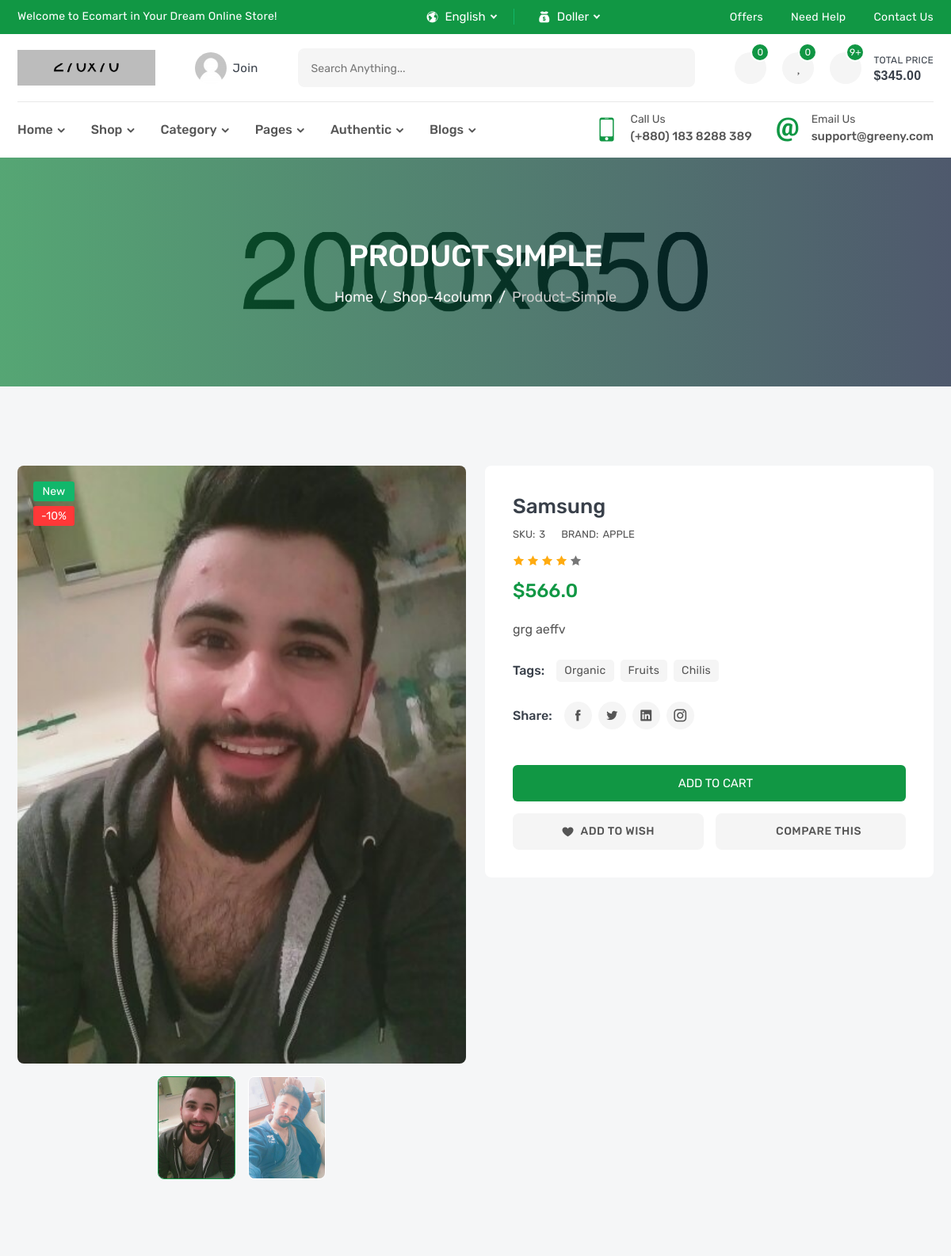
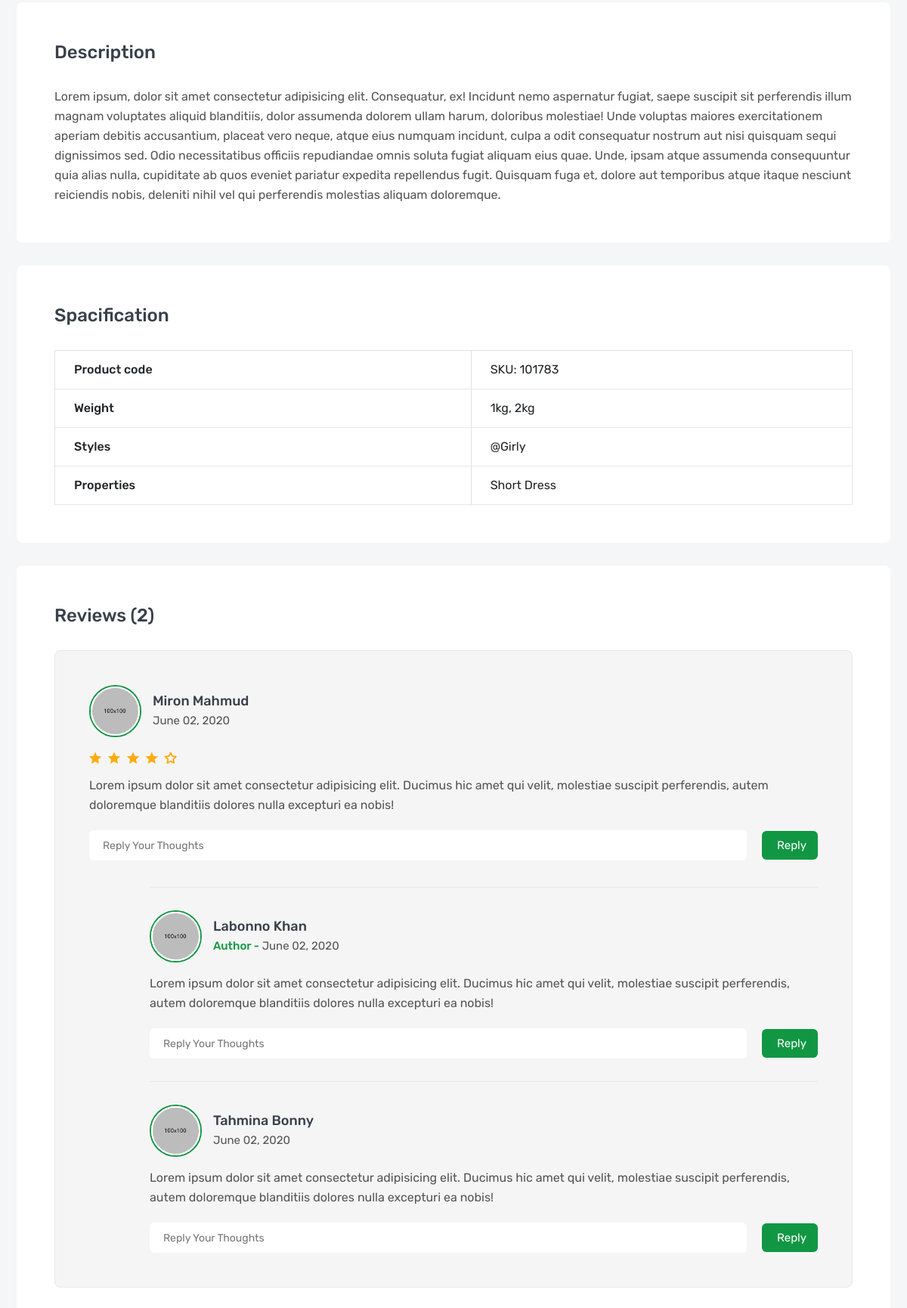
Page /products/samsung (upper part) on the committed database (2 pictures, top to bottom).
### products/models.py (models this page shows, shortened)
class Product(models.Model):
    name = models.CharField(_('name'),max_length=100)
    description = models.TextField(_('decsription'),max_length=30000)
    sku = models.IntegerField(_('sku'))
    price = models.FloatField(_('price'))
    subtitle = models.TextField(_('subtitle'),max_length=600)
    image = models.ImageField(_('image'),upload_to='products')
    brand = models.ForeignKey('Brand',verbose_name=_('brand'),on_delete=models.CASCADE,related_name='product_brand')
    flag = models.CharField(_('Flag'),max_length=20,choices=FLAG_TYPE)
    tags = TaggableManager()
    slug = models.SlugField(null=True,blank=True)
    def __str__(self):
        return self.name

class ProductsImages(models.Model):
    product = models.ForeignKey(Product,verbose_name=_('product'),related_name='product_images',on_delete=models.CASCADE)
    image = models.ImageField(_('image'),upload_to='product_images')

class Brand(models.Model):
    name = models.CharField(_('name'),max_length=100)
    image = models.ImageField(_('image'),upload_to='brand')
    slug = models.SlugField(null=True,blank=True)
    def __str__(self):
        return self.name

### products/views.py (the view)
# urls.py: path('<slug:slug>',ProductDetail.as_view(),name = 'product_detail'),
class ProductDetail(generic.DetailView):
    model = Product

### products/templates/products/product_detail.html (shortened to what this page needs)
{% extends 'base.html'  %}
{% load static %}
{% block css %}
    <link rel="stylesheet" href="{% static 'ltr/css/product-details.css' %}">
{% endblock css %}
{% block body %}
        <section class="single-banner inner-section" style="background: url(images/single-banner.jpg) no-repeat center;">
            <div class="container">
                <h2>product simple</h2>
                <ol class="breadcrumb">
                    <li class="breadcrumb-item"><a href="index.html">Home</a></li>
                    <li class="breadcrumb-item"><a href="shop-4column.html">shop-4column</a></li>
                    <li class="breadcrumb-item active" aria-current="page">product-simple</li>
                </ol>
            </div>
        </section>
        <section class="inner-section">
            <div class="container">
                <div class="row">
                    <div class="col-lg-6">
                        <div class="details-gallery">
                            <div class="details-label-group">
                                <label class="details-label new">{{object.flag}}</label>
                                <label class="details-label off">-10%</label>
                            </div>
                            <ul class="details-preview">
                                {% for image in object.product_images.all %}
                                <li><img src="{{image.image.url}}" alt="product"></li>
                                {% endfor %}
                            </ul>
                            <ul class="details-thumb">
                                {% for image in object.product_images.all %}
                                <li><img src="{{image.image.url}}" alt="product"></li>
                                {% endfor %}
                            </ul>
                        </div>
                    </div>
                    <div class="col-lg-6">
                        <div class="details-content">
                            <h3 class="details-name"><a href="#">{{object}}</a></h3>
                            <div class="details-meta">
                                <p>SKU:<span>{{object.sku}}</span></p>
                                <p>BRAND:<a href="#">{{object.brand}}</a></p>
                            </div>
                            <div class="details-rating">
                                <i class="active icofont-star"></i>
                                <i class="active icofont-star"></i>
                                <i class="active icofont-star"></i>
                                <i class="active icofont-star"></i>
                                <i class="icofont-star"></i>
                            </div>
                            <h3 class="details-price">
                                <span>${{object.price}}</span>
                            </h3>
                            <p class="details-desc">{{object.subtitle}}</p>
                            <div class="details-list-group">
                                <label class="details-list-title">tags:</label>
                                <ul class="details-tag-list">
                                    <li><a href="#">organic</a></li>
                                    <li><a href="#">fruits</a></li>
                                    <li><a href="#">chilis</a></li>
                                </ul>
                            </div>
                            <div class="details-list-group">
                                <label class="details-list-title">Share:</label>
                                <ul class="details-share-list">
                                    <li><a href="#" class="icofont-facebook" title="Facebook"></a></li>
                                    <li><a href="#" class="icofont-twitter" title="Twitter"></a></li>
                                    <li><a href="#" class="icofont-linkedin" title="Linkedin"></a></li>
                                    <li><a href="#" class="icofont-instagram" title="Instagram"></a></li>
                                </ul>
                            </div>
                            <div class="details-add-group">
                                <button class="product-add" title="Add to Cart">
                                    <i class="fas fa-shopping-basket"></i>
                                    <span>add to cart</span>
                                </button>
                            </div>
                            <div class="details-action-group">
                                <a class="details-wish wish" href="#" title="Add Your Wishlist">
                                    <i class="icofont-heart"></i>
                                    <span>add to wish</span>
                                </a>
                                <a class="details-compare" href="compare.html" title="Compare This Item">
                                    <i class="fas fa-random"></i>
                                    <span>Compare This</span>
                                </a>
                            </div>
                        </div>
                    </div>
                </div>
            </div>
        </section>
        <section class="inner-section">
            <div class="container">
                <div class="row">
                    <div class="col-lg-12">
                        <div class="product-details-frame">
                            <h3 class="frame-title">Description</h3>
                            <div class="tab-descrip">
                                <p>Lorem ipsum, dolor sit amet consectetur adipisicing elit. Consequatur, ex! Incidunt nemo aspernatur fugiat, saepe suscipit sit perferendis illum magnam voluptates aliquid blanditiis, dolor assumenda dolorem ullam harum, doloribus molestiae! Unde voluptas maiores exercitationem aperiam debitis accusantium, placeat vero neque, atque eius numquam incidunt, culpa a odit consequatur nostrum aut nisi quisquam sequi dignissimos sed. Odio necessitatibus officiis repudiandae omnis soluta fugiat aliquam eius quae. Unde, ipsam atque assumenda consequuntur quia alias nulla, cupiditate ab quos eveniet pariatur expedita repellendus fugit. Quisquam fuga et, dolore aut temporibus atque itaque nesciunt reiciendis nobis, deleniti nihil vel qui perferendis molestias aliquam doloremque.</p>
                            </div>
                        </div>
                        <div class="product-details-frame">
                            <h3 class="frame-title">Spacification</h3>
                            <table class="table table-bordered">
                                <tbody>
                                    <tr>
                                        <th scope="row">Product code</th>
                                        <td>SKU: 101783</td>
                                    </tr>
                                    <tr>
                                        <th scope="row">Weight</th>
                                        <td>1kg, 2kg</td>
                                    </tr>
                                    <tr>
                                        <th scope="row">Styles</th>
                                        <td>@Girly</td>
                                    </tr>
                                    <tr>
                                        <th scope="row">Properties</th>
                                        <td>Short Dress</td>
                                    </tr>
                                </tbody>
                            </table>
                        </div>
                        <div class="product-details-frame">
                            <h3 class="frame-title">Reviews (2)</h3>
                            <ul class="review-list">
                                <li class="review-item">
                                    <div class="review-media">
                                        <a class="review-avatar" href="#">
                                            <img src="images/avatar/01.jpg" alt="review">
                                        </a>
                                        <h5 class="review-meta">
                                            <a href="#">miron mahmud</a>
                                            <span>June 02, 2020</span>
                                        </h5>
                                    </div>
                                    <ul class="review-rating">
                                        <li class="icofont-ui-rating"></li>
                                        <li class="icofont-ui-rating"></li>
                                        <li class="icofont-ui-rating"></li>
                                        <li class="icofont-ui-rating"></li>
                                        <li class="icofont-ui-rate-blank"></li>
                                    </ul>
                                    <p class="review-desc">Lorem ipsum dolor sit amet consectetur adipisicing elit. Ducimus hic amet qui velit, molestiae suscipit perferendis, autem doloremque blanditiis dolores nulla excepturi ea nobis!</p>
                                    <form class="review-reply">
                                        <input type="text" placeholder="reply your thoughts">
                                        <button>reply</button>
                                    </form>
                                    <ul class="review-reply-list">
                                        <li class="review-reply-item">
                                            <div class="review-media">
                                                <a class="review-avatar" href="#">
                                                    <img src="images/avatar/02.jpg" alt="review">
                                                </a>
                                                <h5 class="review-meta">
                                                    <a href="#">labonno khan</a>
                                                    <span><b>author -</b> June 02, 2020</span>
                                                </h5>
                                            </div>
                                            <p class="review-desc">Lorem ipsum dolor sit amet consectetur adipisicing elit. Ducimus hic amet qui velit, molestiae suscipit perferendis, autem doloremque blanditiis dolores nulla excepturi ea nobis!</p>
                                            <form class="review-reply">
                                                <input type="text" placeholder="reply your thoughts">
                                                <button>reply</button>
                                            </form>
                                        </li>
                                        <li class="review-reply-item">
                                            <div class="review-media">
                                                <a class="review-avatar" href="#">
                                                    <img src="images/avatar/03.jpg" alt="review">
                                                </a>
                                                <h5 class="review-meta">
                                                    <a href="#">tahmina bonny</a>
                                                    <span>June 02, 2020</span>
                                                </h5>
                                            </div>
                                            <p class="review-desc">Lorem ipsum dolor sit amet consectetur adipisicing elit. Ducimus hic amet qui velit, molestiae suscipit perferendis, autem doloremque blanditiis dolores nulla excepturi ea nobis!</p>
                                            <form class="review-reply">
                                                <input type="text" placeholder="reply your thoughts">
                                                <button>reply</button>
                                            </form>
                                        </li>
                                    </ul>
                                </li>
                            </ul>
                        </div>
                    </div>
                </div>
            </div>
        </section>
        {% endblock body %}

### rows in the picture
Product: flag "New", name "Samsung", sku "3", brand "APPLE", price "566.0", subtitle "grg aeffv"
ProductsImages: image (picture)
ProductsImages: image (picture)
